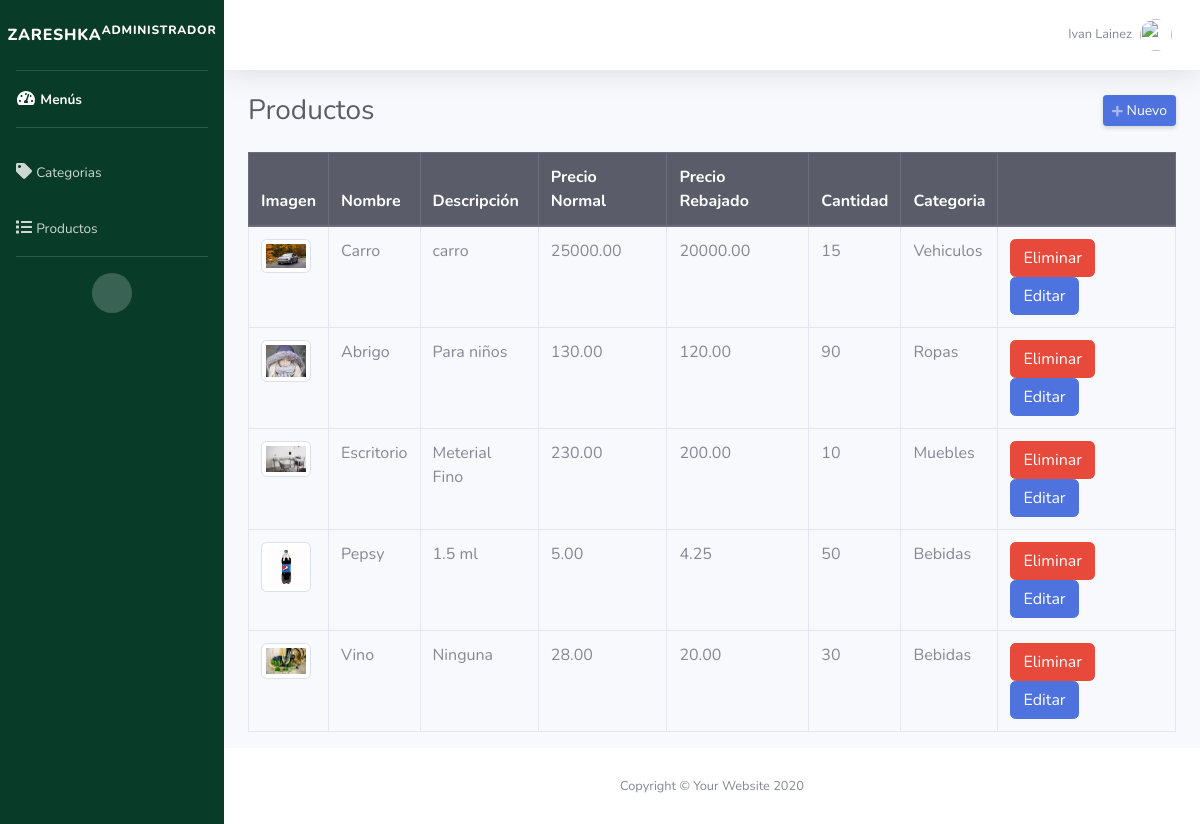
The page /admin/productos.php (signed in) on the database its author committed.
### tables this page shows
CREATE TABLE `productos` (
  `id` int(11) NOT NULL,
  `nombre` varchar(255) NOT NULL,
  `descripcion` text NOT NULL,
  `precio_normal` decimal(10,2) NOT NULL,
  `precio_rebajado` decimal(10,2) NOT NULL,
  `cantidad` int(11) NOT NULL,
  `imagen` varchar(50) NOT NULL,
  `id_categoria` int(11) NOT NULL
);

CREATE TABLE `categorias` (
  `id` int(11) NOT NULL,
  `categoria` varchar(50) NOT NULL
);

### admin/productos.php (the view, shortened to what this page needs)
<?php
require_once "../config/conexion.php";
include("includes/header.php");
?>
<div class="d-sm-flex align-items-center justify-content-between mb-4">
    <h1 class="h3 mb-0 text-gray-800">Productos</h1>
    <a href="#" class="d-none d-sm-inline-block btn btn-sm btn-primary shadow-sm" id="abrirProducto"><i class="fas fa-plus fa-sm text-white-50"></i> Nuevo</a>
</div>
<div class="row">
    <div class="col-md-12">
        <div class="table-responsive">
            <table class="table table-hover table-bordered" style="width: 100%;">
                <thead class="thead-dark">
                    <tr>
                        <th>Imagen</th>
                        <th>Nombre</th>
                        <th>Descripción</th>
                        <th>Precio Normal</th>
                        <th>Precio Rebajado</th>
                        <th>Cantidad</th>
                        <th>Categoria</th>
                        <th></th>
                    </tr>
                </thead>
                <tbody>
                    <?php
                    $query = mysqli_query($conexion, "SELECT p.*, c.id AS id_cat, c.categoria FROM productos p INNER JOIN categorias c ON c.id = p.id_categoria ORDER BY p.id DESC");
                    while ($data = mysqli_fetch_assoc($query)) { ?>
                        <tr>
                            <td><img class="img-thumbnail" src="../assets/img/<?php echo $data['imagen']; ?>" width="50"></td>
                            <td><?php echo $data['nombre']; ?></td>
                            <td><?php echo $data['descripcion']; ?></td>
                            <td><?php echo $data['precio_normal']; ?></td>
                            <td><?php echo $data['precio_rebajado']; ?></td>
                            <td><?php echo $data['cantidad']; ?></td>
                            <td><?php echo $data['categoria']; ?></td>
                            <td>
                                <form method="post" action="eliminar.php?accion=pro&id=<?php echo $data['id']; ?>" class="d-inline eliminar">
                                    <button class="btn btn-danger" type="submit">Eliminar</button>
                                </form>
                                <form method="post" action="" class="d-inline editar">
                                    <button class="btn btn-primary" type="submit">Editar</button>
                                </form>
                            </td>
                        </tr>
                    <?php } ?>
                </tbody>
            </table>
        </div>
    </div>
</div>
<?php include("includes/footer.php"); ?>

### rows shown on the page
productos: imagen (picture), nombre "Carro", descripcion "carro", precio_normal "25000.00", precio_rebajado "20000.00", cantidad "15", id_categoria.categoria "Vehiculos"
productos: imagen (picture), nombre "Abrigo", descripcion "Para niños", precio_normal "130.00", precio_rebajado "120.00", cantidad "90", id_categoria.categoria "Ropas"
productos: imagen (picture), nombre "Escritorio", descripcion "Meterial Fino", precio_normal "230.00", precio_rebajado "200.00", cantidad "10", id_categoria.categoria "Muebles"
productos: imagen (picture), nombre "Pepsy", descripcion "1.5 ml", precio_normal "5.00", precio_rebajado "4.25", cantidad "50", id_categoria.categoria "Bebidas"
productos: imagen (picture), nombre "Vino", descripcion "Ninguna", precio_normal "28.00", precio_rebajado "20.00", cantidad "30", id_categoria.categoria "Bebidas"

### other values the page prints
$_SESSION['nombre'] "Ivan Lainez"
